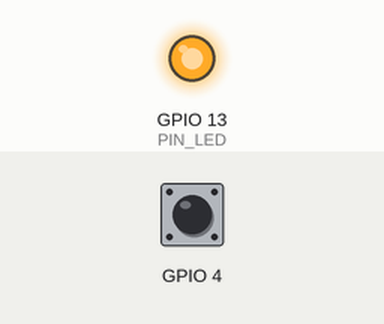
Recording of a sketch running on a simulated ESP32. Parts: output pins drawn as LEDs (lit = HIGH). The inputs (shaded band) are chosen by the test bench; at power-on: GPIO 4 HIGH. What the sketch prints to the serial monitor is not drawn.

Above: at 0.1 s.
Timing chart, 0 to 1.6 s (numbered marks = the images above):
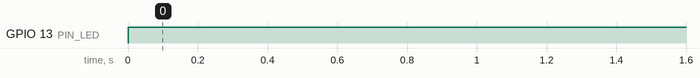

The sketch:

16.touch_to_led.ino
```cpp
#define PIN_LED             13
#define TOUCH_THRESHOLD     400 // to manage touch
#define RELEASE_THRESHOLD   500 // to manage touch

bool isProcessed = false;   // flag to manage touch
int touchVal;

void setup() {
  Serial.begin(115'200);  // logger
  pinMode(PIN_LED, OUTPUT);
}

void loop() {
  touchVal = touchRead(T0); // reading and using touch val detected at the beginning in this loop

  // Touch detected
  if(touchVal < TOUCH_THRESHOLD)
  {
    // Check if touch already managed
    if(!isProcessed)
    {
      isProcessed = true;
      Serial.printf("Read Value: %d ==> Touched!\n", touchVal);
      reverseGPIO(PIN_LED);
    }
  }

  // No touch detected
  if(touchVal > RELEASE_THRESHOLD)
  {
    if(isProcessed)
    {
      isProcessed = false;
      Serial.printf("Read Value: %d ==> Released!\n", touchVal);
    }
  }
}

// switches the status of the passed pin (on/off)
void reverseGPIO(int pin)
{
  digitalWrite(pin, !digitalRead(pin));
}
```

Measured:
- by itself, GPIO 13 (PIN_LED): LOW → HIGH at 0.00 s
